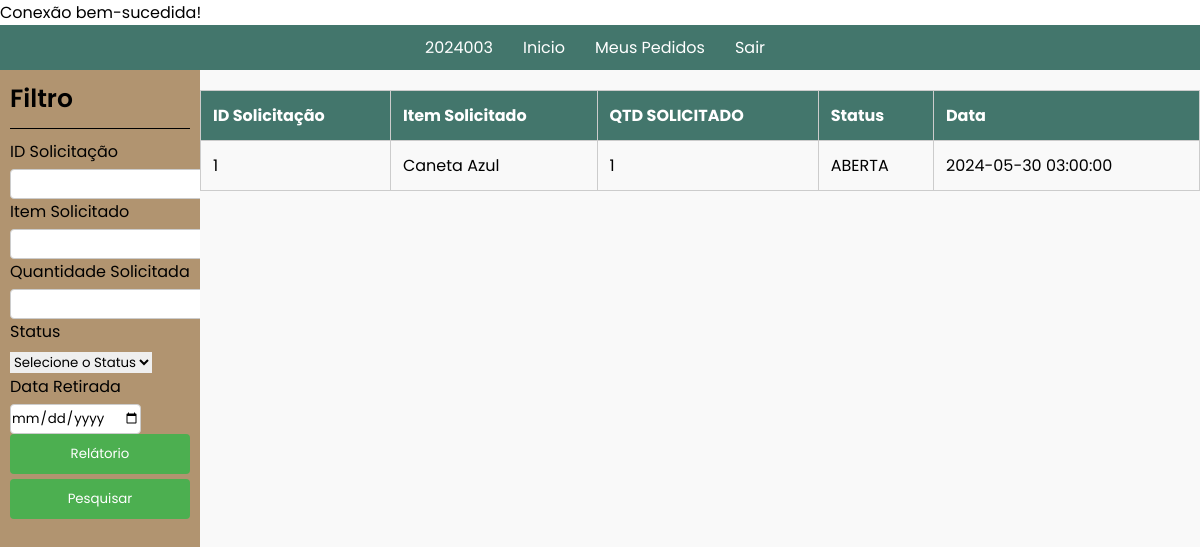
The app's page /04.Usuario_Visu_Pedidos/index.php (signed in) with its own data.
### tables this page shows
CREATE TABLE `requisicao` (
  `QuantidadeItem` int(11) DEFAULT NULL,
  `CargoFuncionario` varchar(100) DEFAULT NULL,
  `ID_Solicitacao` int(11) NOT NULL,
  `NomeItem` varchar(100) DEFAULT NULL,
  `SetorFuncionario` varchar(100) DEFAULT NULL,
  `StatusSolicitacao` varchar(50) DEFAULT NULL,
  `DataSolicitacao` timestamp NOT NULL DEFAULT current_timestamp() ON UPDATE current_timestamp(),
  `FK_ITEM_ID_Item` int(11) DEFAULT NULL,
  `FK_CONTA_Matricula` int(11) DEFAULT NULL
);

### 04.Usuario_Visu_Pedidos/index.php (the view, shortened to what this page needs)
<!DOCTYPE html>
<html lang="en">
<head>
    <link rel="stylesheet" href="style.css">
    <link rel="stylesheet" href="../src/css/reset.css">
    <link rel="stylesheet" href="../src/css/font.css">
    <link rel="stylesheet" href="../src/css/printParametre.css">
</head>
<?php
    $atual = $_SESSION['matricula'];
    include '../src/db/db_connection.php';
?>
<body>
    <nav>
        <ul>
            <?php
                $menu_items = array(
                $atual => "ID.php",
                "Inicio" => "../03.Usuario_Inicial_Solicitação/index.php",
                "Meus Pedidos" => "../04.Usuario_Visu_Pedidos/index.php",
                "Sair" => "../00.Login/index.php"
            );
            foreach ($menu_items as $label => $url) {
                echo '<li><a href="' . $url . '">' . $label . '</a></li>';
            }
            ?>
        </ul>
    </nav>
    <div class="content">
        <div class="menuLateral">
        <h4>Filtro</h4>
        <form action="" method="get">
            <div>
                <label for="idSolicitacao">ID Solicitação</label>
                <input type="number" name="idSolicitacao" id="idSolicitacao" value="<?php echo isset($_GET['idSolicitacao']) ? $_GET['idSolicitacao'] : ''; ?>">
            </div>
            <div>
                <label for="itemSolicitado">Item Solicitado</label>
                <input type="text" name="itemSolicitado" id="itemSolicitado" value="<?php echo isset($_GET['itemSolicitado']) ? $_GET['itemSolicitado'] : ''; ?>">
            </div>
            <div>
                <label for="quantidade">Quantidade Solicitada</label>
                <input type="number" name="quantidade" id="quantidade" value="<?php echo isset($_GET['quantidade']) ? $_GET['quantidade'] : ''; ?>">
            </div>
            <div>
                <label for="statusSolicitacao">Status</label>
                <select name="statusSolicitacao" id="statusSolicitacao">
                    <option value="">Selecione o Status</option>
                </select>
            </div>
            <div>
                <label for="dataRet">Data Retirada</label>
                <input type="date" name="dataRet" id="dataRet" value="<?php echo isset($_GET['dataRet']) ? $_GET['dataRet'] : ''; ?>">
            </div>
            <div class="relatorio">
                <button type="button" onclick="imprimirRelatorio()">Relátorio</button>
            </div>
            <div class="pesquisa">
                <button type="submit">Pesquisar</button>
            </div>
        </form>
        </div>
        <div class="dataGrid printableArea">
            <table>
                <thead>
                    <tr>
                    <th>ID Solicitação</th>
                    <th>Item Solicitado</th>
                    <th>QTD SOLICITADO</th>
                    <th>Status</th>
                    <th>Data</th>
                    </tr>
                </thead>
                <tbody>
                    <?php
                    $sql = "SELECT ID_Solicitacao, NomeItem, QuantidadeItem, StatusSolicitacao, DataSolicitacao
                            FROM requisicao
                            WHERE FK_CONTA_Matricula = '$atual'";
                    $result = $conn->query($sql);
                    if ($result->num_rows > 0) {
                        while ($row = $result->fetch_assoc()) {
                            echo "<tr>
                                    <td>{$row['ID_Solicitacao']}</td>
                                    <td>{$row['NomeItem']}</td>
                                    <td>{$row['QuantidadeItem']}</td>
                                    <td>{$row['StatusSolicitacao']}</td>
                                    <td>{$row['DataSolicitacao']}</td>
                                </tr>";
                        }
                    } else {
                        echo "<tr><td colspan='5'>Nenhum registro encontrado</td></tr>";
                    }
                    ?>
                </tbody>
            </table>
        </div>
    </div>
</body>
</html>

### 04.Usuario_Visu_Pedidos/style.css (style rules this page uses)
html, body { height: 100%; margin: 0; }
body { display: flex; flex-direction: column; margin: 0; padding: 0; }
nav { background-color: #43766c; padding: 10px 0; width: 100%; }
nav ul { list-style-type: none; margin: 0; padding: 0; text-align: center; }
nav ul li { display: inline; margin-right: 10px; }
nav ul li a { color: #fff; text-decoration: none; padding: 5px 10px; }
.content { display: flex; flex: 1; }
.menuLateral { background-color: #B19470; width: 200px; display: flex; flex-direction: column; padding: 10px; }
.dataGrid { flex: 1; background-color: #f9f9f9; }
label { display: block; margin-bottom: 5px; }
input { height: 30px; border: 1px solid #ccc; border-radius: 4px; box-sizing: border-box; }
button { background-color: #4CAF50; color: white; border: none; padding: 10px 20px; border-radius: 4px; cursor: pointer; width: 100%; }
table { width: 100%; border-collapse: collapse; margin-top: 20px; }
th, td { border: 1px solid #ccc; padding: 12px; text-align: left; }
th { background-color: #43766c; color: white; }
.relatorio { margin-bottom: 5px; }
.relatorio { margin-top: auto; }
h4 { font-size: 25px; font-weight: 600; padding-bottom: 10px; border-bottom: 1px solid black; margin-bottom: 10px; }

### records on screen
requisicao: ID_Solicitacao "1", NomeItem "Caneta Azul", QuantidadeItem "1", StatusSolicitacao "ABERTA", DataSolicitacao "2024-05-30 03:00:00"

### other values on screen
$label "2024003"
$label "Inicio"
$label "Meus Pedidos"
$label "Sair"
